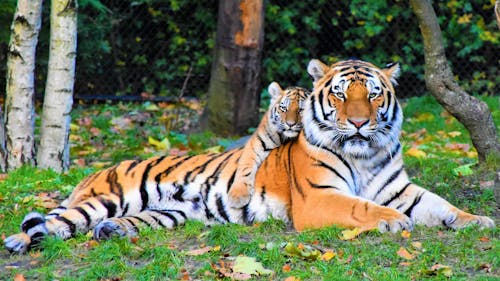
#> input picture tiger.jpeg, 500 x 281 px
$ python main.py
#> lines starting #> are read from the running program, lines starting #| are printed output that depends on the picture
from PIL import Image

from colorama import Fore, Style

ASCII_CHARS = "`^\",:;Il!i~+_-?][}{1)(|\\/tfjrxnuvczXYUJCLQ0OZmwqpdbkhao*#MW&8%B@$"
MAX_PIXEL_VALUE = 255

def get_pixel_matrix(img, height):
    img.thumbnail((height, 200))
    pixels = list(img.getdata())
    return [pixels[i:i+img.width] for i in range(0, len(pixels), img.width)]

def get_intensity_matrix(pixels_matrix, algo_name='luminosity'):
    intensity_matrix = []
    for row in pixels_matrix:
        intensity_row = []
        for p in row:
            if algo_name == 'average':
                intensity = (p[0] + p[1] + p[2] )/ 3.0
            elif algo_name == 'max_min':
                intensity = (max(p) + min(p) / 2.0)
            elif algo_name == 'luminosity':
                intensity = 0.21*p[0] + 0.72*p[1] + 0.07*p[2]
            else:
                raise Exception("Unrecognixed algo_name: %s" % algo_name)

            intensity_row.append(intensity)
        intensity_matrix.append(intensity_row)

    return intensity_matrix

def normalize_intensity_matrix(intensity_matrix):
    normalized_intensity_matrix = []
    max_pixel = max(map(max, intensity_matrix))
    min_pixel = min(map(min, intensity_matrix))
    for row in intensity_matrix:
        rescaled_row = []
        for p in row:
            r = MAX_PIXEL_VALUE * (p - min_pixel) / float(max_pixel - min_pixel)
            rescaled_row.append(r)
        normalized_intensity_matrix.append(rescaled_row)

    return normalized_intensity_matrix

def invert_intensity_matrix(intensity_matrix):
    inverted_intensity_matrix = []
    for row in intensity_matrix:
        inverted_row = []
        for p in row:
            inverted_row.append(MAX_PIXEL_VALUE - p)
        inverted_intensity_matrix.append(inverted_row)

    return inverted_intensity_matrix

def convert_to_ascii(intensity_matrix, ascii_chars):
    ascii_matrix = []
    for row in intensity_matrix:
        ascii_row = []
        for p in row:
            ascii_row.append(ascii_chars[int(p/MAX_PIXEL_VALUE * len(ascii_chars)) - 1])
        ascii_matrix.append(ascii_row)

    return ascii_matrix

def print_ascii_matrix(ascii_matrix, text_color):
    for row in ascii_matrix:
        line = [p+p+p for p in row]
        print(text_color + "".join(line))

    print(Style.RESET_ALL)

filepath = "tiger.jpeg"


img = Image.open(filepath)
#> img is the input picture: PIL image 500x281 RGB; mean R, G, B 109.7, 117.8, 90.9
pixels = get_pixel_matrix(img, 1000)
#> in get_pixel_matrix, `img.thumbnail((height, 200))`:
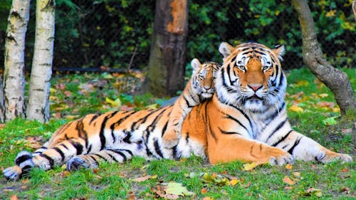
#> img: PIL image 356x200 RGB; mean R, G, B 109.7, 117.8, 90.9
#> in get_pixel_matrix, `pixels = list(img.getdata())`: pixels = 71200 items
#> pixels = 200 items

intensity_matrix = get_intensity_matrix(pixels, 'luminosity')
#> intensity_matrix = 200 items
intensity_matrix = normalize_intensity_matrix(intensity_matrix)
#> in normalize_intensity_matrix, `max_pixel = max(map(max, intensity_matrix))`: max_pixel = 254.6
#> in normalize_intensity_matrix, `min_pixel = min(map(min, intensity_matrix))`: min_pixel = 0
#> after the loop in normalize_intensity_matrix, `for row in intensity_matrix:`: normalized_intensity_matrix = 200 items
#intensity_matrix = invert_intensity_matrix(intensity_matrix)
#intensity_matrix = invert_intensity_matrix(intensity_matrix)

ascii_matrix = convert_to_ascii(intensity_matrix, ASCII_CHARS)
#> ascii_matrix = 200 items

print_ascii_matrix(ascii_matrix, Fore.GREEN)
#> the loop in print_ascii_matrix, `for row in ascii_matrix:` made 200 passes
#> (printed output is left out)

$ run again, with image.jpeg copied over tiger.jpeg
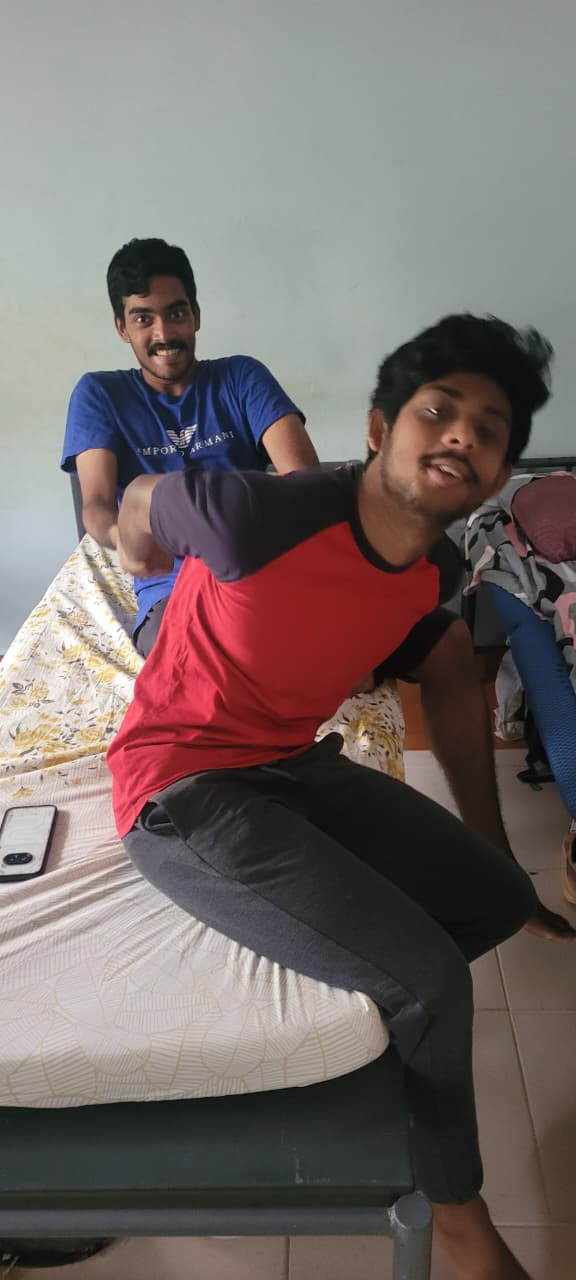
#> input picture image.jpeg, 576 x 1280 px
#> img is the input picture: PIL image 576x1280 RGB; mean R, G, B 117, 106.6, 104
#> in get_pixel_matrix, `img.thumbnail((height, 200))`:
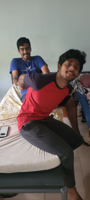
#> img: PIL image 90x200 RGB; mean R, G, B 116.9, 106.5, 103.9
#> in get_pixel_matrix, `pixels = list(img.getdata())`: pixels = 18000 items, first 6: (162, 167, 161), (161, 166, 160), (161, 166, 160), (161, 166, 160), (160, 165, 159), (159, 166, 159)
#> `pixels = get_pixel_matrix(img, 1000)`: pixels = 200 items
#> max_pixel = 255
#> min_pixel = 7.21
#> after the loop in normalize_intensity_matrix, `for row in intensity_matrix:`: normalized_intensity_matrix = 200 items
#> the loop in print_ascii_matrix, `for row in ascii_matrix:` made 200 passes
#> (printed output is left out)
